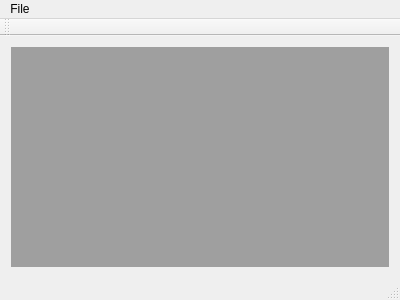
<?xml version="1.0" encoding="UTF-8"?>
<ui version="4.0">
 <class>MainWindow</class>
 <widget class="QMainWindow" name="MainWindow">
  <property name="geometry">
   <rect>
    <x>0</x>
    <y>0</y>
    <width>400</width>
    <height>300</height>
   </rect>
  </property>
  <property name="windowTitle">
   <string>MainWindow</string>
  </property>
  <widget class="QWidget" name="centralWidget">
   <layout class="QVBoxLayout" name="verticalLayout">
    <item>
     <widget class="QMdiArea" name="mdiArea"/>
    </item>
   </layout>
  </widget>
  <widget class="QMenuBar" name="menuBar">
   <property name="geometry">
    <rect>
     <x>0</x>
     <y>0</y>
     <width>400</width>
     <height>21</height>
    </rect>
   </property>
   <widget class="QMenu" name="menuFile">
    <property name="title">
     <string>File</string>
    </property>
    <addaction name="actionNew_window"/>
    <addaction name="actionAbout"/>
    <addaction name="separator"/>
    <addaction name="actionQuit"/>
   </widget>
   <addaction name="menuFile"/>
  </widget>
  <widget class="QToolBar" name="mainToolBar">
   <attribute name="toolBarArea">
    <enum>TopToolBarArea</enum>
   </attribute>
   <attribute name="toolBarBreak">
    <bool>false</bool>
   </attribute>
  </widget>
  <widget class="QStatusBar" name="statusBar"/>
  <action name="actionNew_window">
   <property name="text">
    <string>New window</string>
   </property>
  </action>
  <action name="actionAbout">
   <property name="text">
    <string>About</string>
   </property>
  </action>
  <action name="actionQuit">
   <property name="text">
    <string>Quit</string>
   </property>
  </action>
 </widget>
 <layoutdefault spacing="6" margin="11"/>
 <resources/>
 <connections>
  <connection>
   <sender>actionQuit</sender>
   <signal>triggered()</signal>
   <receiver>MainWindow</receiver>
   <slot>close()</slot>
   <hints>
    <hint type="sourcelabel">
     <x>-1</x>
     <y>-1</y>
    </hint>
    <hint type="destinationlabel">
     <x>199</x>
     <y>149</y>
    </hint>
   </hints>
  </connection>
  <connection>
   <sender>actionAbout</sender>
   <signal>triggered()</signal>
   <receiver>MainWindow</receiver>
   <slot>displayAbout()</slot>
   <hints>
    <hint type="sourcelabel">
     <x>-1</x>
     <y>-1</y>
    </hint>
    <hint type="destinationlabel">
     <x>199</x>
     <y>149</y>
    </hint>
   </hints>
  </connection>
  <connection>
   <sender>actionNew_window</sender>
   <signal>triggered()</signal>
   <receiver>MainWindow</receiver>
   <slot>createChild()</slot>
   <hints>
    <hint type="sourcelabel">
     <x>-1</x>
     <y>-1</y>
    </hint>
    <hint type="destinationlabel">
     <x>199</x>
     <y>149</y>
    </hint>
   </hints>
  </connection>
 </connections>
 <slots>
  <slot>displayAbout()</slot>
  <slot>createChild()</slot>
 </slots>
</ui>
